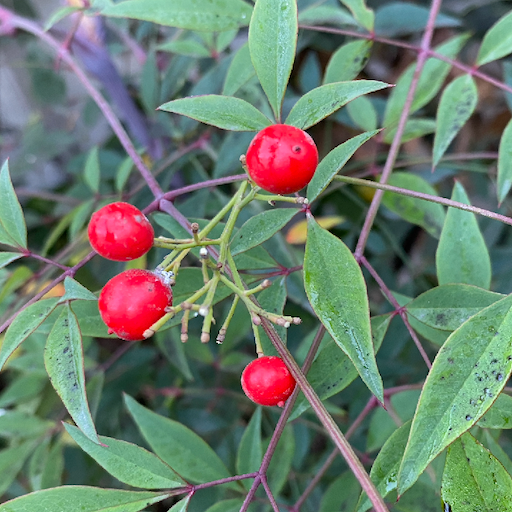
//> input picture images/frutos_rojos.jpg, 512 x 512 px
$ ./cherry_counter ../images/frutos_rojos.jpg   (built with g++ and OpenCV 4)
//> lines starting //> are read from the running program, lines starting //| are printed output that depends on the picture; after the words box and inside, x2 and y2 are one past the last pixel; in counts of white or black regions, pixels touching at a corner belong together
#include <opencv2/opencv.hpp>
#include <stdlib.h>

#define UMBRAL 50
#define DETECTED 255

#define VISITED 100
#define NOT_VISITED 0
#define IS_CHERRY 255

#define UMBRAL_AREA 700
int count = 0;
int cherry_counter = 0;

typedef struct position {
    int x;
    int y;
} Position;

cv::Mat visited;
std::vector<Position> expanded;
cv::Mat out;

void expand(int i, int j);
bool is_borde(int i, int j);
bool is_cherry(int i, int j);

int main(int argc, char **argv) {
    const char *path = argv[1];

    cv::Mat img = cv::imread(path, cv::IMREAD_COLOR);
//> img is the input picture: 512 rows x 512 cols, CV_8UC3; mean B, G, R 109.9, 124.8, 107.5
    int rows = img.size().height, cols = img.size().width;
//> rows = 512; cols = 512

    std::vector<cv::Mat> channels;
    split(img, channels);
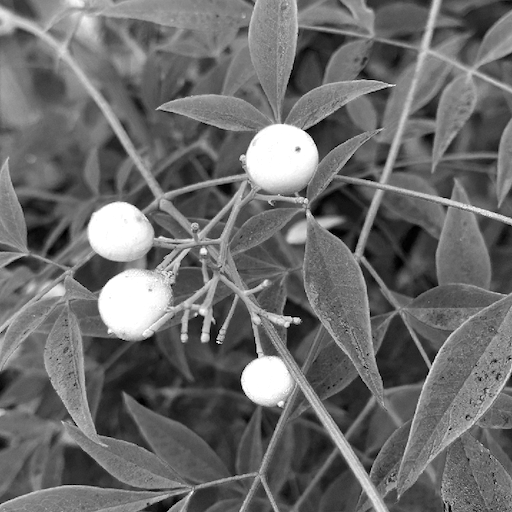
//> channels[2]: 512 rows x 512 cols, CV_8UC1; min 0, max 255, mean 107.5

    out = cv::Mat(rows, cols, CV_8U);

    for (size_t i = 0; i < rows; i++) {
        for (size_t j = 0; j < cols; j++) {
            uchar pix_blue = channels[0].at<uchar>(i, j);
            uchar pix_green = channels[1].at<uchar>(i, j);
            uchar pix_red = channels[2].at<uchar>(i, j);

            uchar dif = (pix_blue + pix_green) / 2;
            out.at<uchar>(i, j) = pix_red - dif < UMBRAL ? 0: 255;
        }
    }
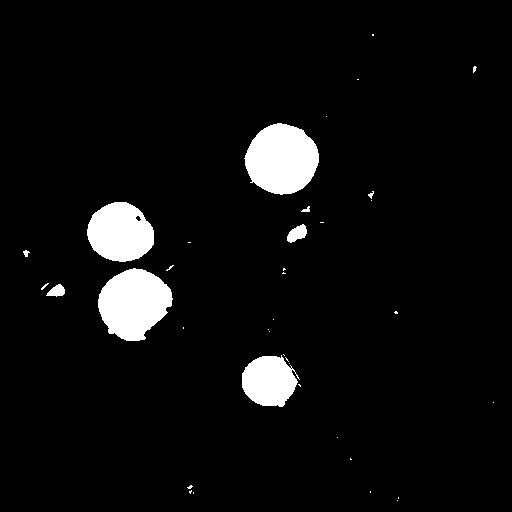
//> out: 512 rows x 512 cols, CV_8UC1; 5.3% white; 38 white regions (29 under 20 px), largest, box (x1, y1, x2, y2) and area: (244, 123, 319, 195) 4029, (98, 268, 173, 341) 3881, (87, 202, 154, 262) 3063

    visited = cv::Mat(rows, cols, CV_8U);
    expanded = std::vector<Position>();

    for (int i = 0; i < rows; i++) {
        for (int j = 0; j < cols; j++) {
            uchar pix = out.at<uchar>(i, j);

            if (pix == DETECTED && visited.at<uchar>(i, j) != VISITED) {

                count = 0;
                expanded.clear();
                expand(i, j);

                if (count < UMBRAL_AREA) {
                    // lo que acabamos de expandir no es cereza
                    // poner lo que acabamos de expandir en cero
                    for (Position pos : expanded) {
                        out.at<uchar>(pos.x, pos.y) = 0;
                    }
                } else {
                    cherry_counter ++;
                    for (Position pos : expanded) {
                        out.at<uchar>(pos.x, pos.y) = IS_CHERRY;
                    }
                }
            }
        }
    }
//> this loop made 512 passes
//> count on passes 1 to 3: 0, 0, 0
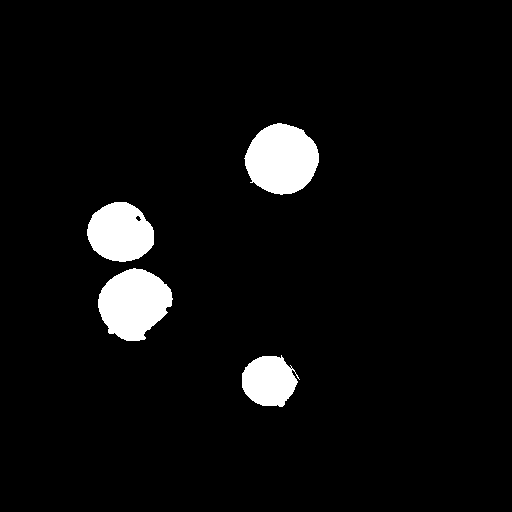
//> out: 512 rows x 512 cols, CV_8UC1; 5% white; 4 white regions, box (x1, y1, x2, y2) and area: (244, 123, 319, 195) 4029, (98, 268, 173, 341) 3881, (87, 202, 154, 262) 3063, (242, 355, 300, 407) 2183
//> after the loop, count = 1; expanded = 1 item; cherry_counter = 4
    printf("Cherries: %d\n", cherry_counter);
//| Cherries: 4


    cv::Mat perimeter = cv::Mat::zeros(img.size(), CV_8U);

    for (int i = 1; i < rows - 1; i++) {
        for (int j = 1; j < cols - 1; j++) {
            if (is_cherry(i, j) && is_borde(i, j)) {
                perimeter.at<uchar>(i, j) = 255;
            }
        }
    }
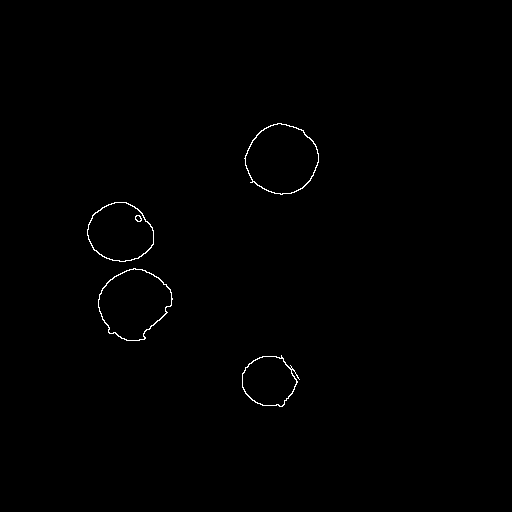
//> perimeter: 512 rows x 512 cols, CV_8UC1; 0.42% white in thin lines or dots, all inside (x1, y1, x2, y2) = (87, 123, 319, 407)

    cv::Mat merged = cv::Mat::zeros(out.size(), CV_8U);

    for (int i = 0; i < rows; i++) {
        for (int j = 0; j < cols; j++) {
            if (perimeter.at<uchar>(i, j) == 255) {
                channels[0].at<uchar>(i, j) = 0;
                channels[1].at<uchar>(i, j) = 255;
                channels[2].at<uchar>(i, j) = 0;
            }
        }
    }
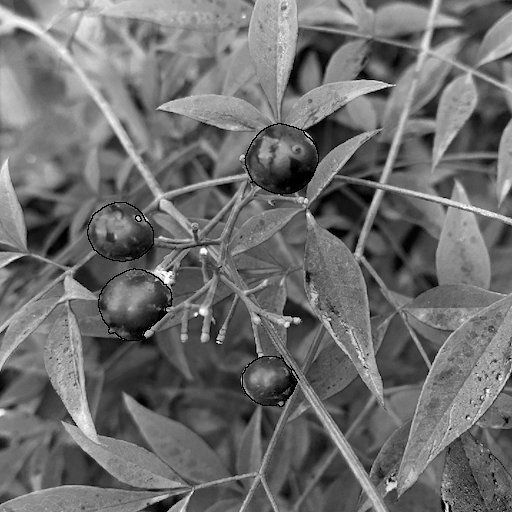
//> channels[0]: 512 rows x 512 cols, CV_8UC1; min 0, max 255, mean 109.5
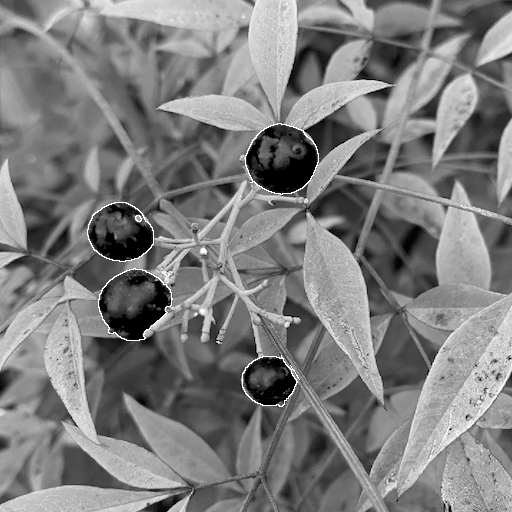
//> channels[1]: 512 rows x 512 cols, CV_8UC1; min 0, max 255, mean 125.5
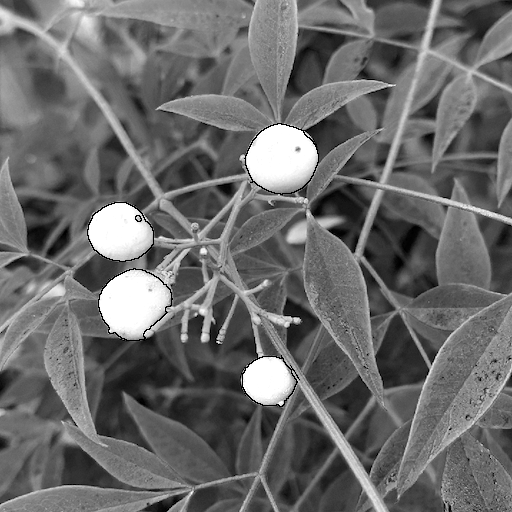
//> channels[2]: 512 rows x 512 cols, CV_8UC1; 0.42% of pixels changed, all inside (x1, y1, x2, y2) = (87, 123, 319, 407)

    cv::merge(channels, merged);

    cv::imshow("1 Image Source", img);
    cv::imshow("2 Cherry Red Channel", channels[2]);
    cv::imshow("3 Visted Matrix", visited);
    cv::imshow("4 Cherries Segmented", out);
    cv::imshow("5 Perimeter Matrix", perimeter);
    cv::imshow("6 Superpuestas Matrix", merged);
    cv::waitKey(0);

    return EXIT_SUCCESS;
}

bool is_cherry(int i, int j) {
    return out.at<uchar>(i, j) == IS_CHERRY;
}

bool is_borde(int i, int j) {
    bool isBorde = 0;

    for (int di = -1; di < 2; di++) {
        for (int dj = -1; dj < 2; dj++) {
            if (di == 0 && dj == 0) continue;
            if (out.at<uchar>(i + di, j + dj) == 0) {
                isBorde = 1;
            }
        }
    }
    return isBorde;
}

void expand(int i, int j) {
    if (visited.at<uchar>(i, j) == VISITED) return;

    visited.at<uchar>(i, j) = VISITED;

    if (out.at<uchar>(i, j) != DETECTED) return;

    expanded.push_back({i, j});
    count++;

    int rows = visited.size().height;
    int cols = visited.size().width;

    for (int di = -1; di < 2; di++) {
        for (int dj = -1; dj < 2; dj++) {
            if (di == 0 && dj == 0) continue;

            int ni = i + di;
            int nj = j + dj;

            if (ni >= 0 && ni < rows && nj >= 0 && nj < cols) {
                expand(ni, nj);
            }
        }
    }
}
